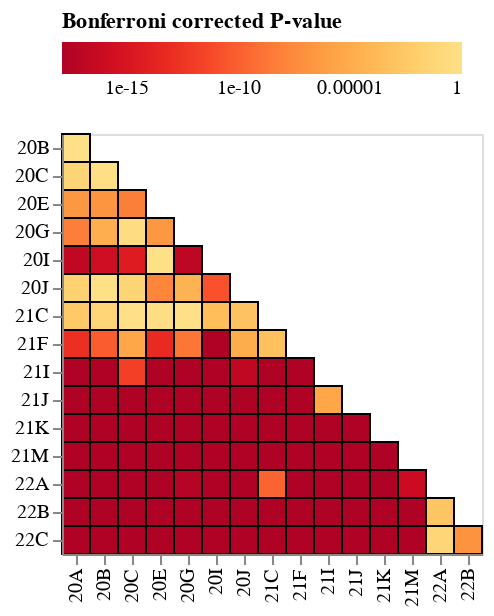

Write notebook code for a chart like this one.
### Markdown cell above
Plot the Bonferroni corrected P-values.
Note since counts are very large, many comparisons will be highly significant:

### Code cell
p_chart = (
    alt.Chart(chi2_stats)
    .encode(
        x=alt.X("clade_1", title=None),
        y=alt.Y("clade_2", title=None),
        fill=alt.Fill(
            "bonferroni_p",
            title="Bonferroni corrected P-value",
            scale=alt.Scale(type="log", scheme="yelloworangered", reverse=True),
            legend=alt.Legend(orient="top"),
        ),
        tooltip=[
            "clade_1",
            "clade_2",
            alt.Tooltip("p", format=".2g"),
            alt.Tooltip("bonferroni_p", format=".2g"),
            alt.Tooltip("chi2", format=".2g"),
        ],
    )
    .mark_rect(stroke="black")
    .properties(width=alt.Step(14), height=alt.Step(14))
)

p_chart

### Figure 1 — Vega-Lite specification as saved in the notebook (floating-point values rounded to 4 significant figures)
{"config": {"view": {"continuousWidth": 400, "continuousHeight": 300}}, "data": {"name": "data-9f825f4e6fca92378f2f1146e069dbb5"}, "mark": {"type": "rect", "stroke": "black"}, "encoding": {"fill": {"field": "bonferroni_p", "legend": {"orient": "top"}, "scale": {"reverse": true, "scheme": "yelloworangered", "type": "log"}, "title": "Bonferroni corrected P-value", "type": "quantitative"}, "tooltip": [{"field": "clade_1", "type": "nominal"}, {"field": "clade_2", "type": "nominal"}, {"field": "p", "format": ".2g", "type": "quantitative"}, {"field": "bonferroni_p", "format": ".2g", "type": "quantitative"}, {"field": "chi2", "format": ".2g", "type": "quantitative"}], "x": {"field": "clade_1", "title": null, "type": "nominal"}, "y": {"field": "clade_2", "title": null, "type": "nominal"}}, "height": {"step": 14}, "width": {"step": 14}, "$schema": "https://vega.github.io/schema/vega-lite/v4.17.0.json", "datasets": {"data-9f825f4e6fca92378f2f1146e069dbb5": [{"clade_1": "20A", "clade_2": "20B", "p": 0.05969, "chi2": 19.08, "bonferroni_p": 1.0}, {"clade_1": "20A", "clade_2": "20C", "p": 0.0004425, "chi2": 33.46, "bonferroni_p": 0.0531}, {"clade_1": "20A", "clade_2": "20E", "p": 2.373e-09, "chi2": 63.17, "bonferroni_p": 2.847e-07}, {"clade_1": "20A", "clade_2": "20G", "p": 4.114e-11, "chi2": 72.48, "bonferroni_p": 4.936e-09}, {"clade_1": "20A", "clade_2": "20I", "p": 1.498e-19, "chi2": 115.4, "bonferroni_p": 1.797e-17}, {"clade_1": "20A", "clade_2": "20J", "p": 0.0001802, "chi2": 35.84, "bonferroni_p": 0.02162}, {"clade_1": "20A", "clade_2": "21C", "p": 2.545e-05, "chi2": 40.86, "bonferroni_p": 0.003054}, {"clade_1": "20A", "clade_2": "21F", "p": 9.72e-16, "chi2": 96.28, "bonferroni_p": 1.166e-13}, {"clade_1": "20A", "clade_2": "21I", "p": 1e-20, "chi2": 140.9, "bonferroni_p": 1.2e-18}, {"clade_1": "20A", "clade_2": "21J", "p": 1e-20, "chi2": 208.3, "bonferroni_p": 1.2e-18}, {"clade_1": "20A", "clade_2": "21K", "p": 1e-20, "chi2": 1294.0, "bonferroni_p": 1.2e-18}, {"clade_1": "20A", "clade_2": "21M", "p": 1e-20, "chi2": 873.1, "bonferroni_p": 1.2e-18}, {"clade_1": "20A", "clade_2": "22A", "p": 1e-20, "chi2": 233.0, "bonferroni_p": 1.2e-18}, {"clade_1": "20A", "clade_2": "22B", "p": 1e-20, "chi2": 557.4, "bonferroni_p": 1.2e-18}, {"clade_1": "20A", "clade_2": "22C", "p": 1e-20, "chi2": 435.3, "bonferroni_p": 1.2e-18}, {"clade_1": "20B", "clade_2": "20C", "p": 0.006052, "chi2": 26.2, "bonferroni_p": 0.7262}, {"clade_1": "20B", "clade_2": "20E", "p": 1.106e-09, "chi2": 64.94, "bonferroni_p": 1.327e-07}, {"clade_1": "20B", "clade_2": "20G", "p": 1.142e-07, "chi2": 54.08, "bonferroni_p": 1.37e-05}, {"clade_1": "20B", "clade_2": "20I", "p": 1.337e-18, "chi2": 110.7, "bonferroni_p": 1.604e-16}, {"clade_1": "20B", "clade_2": "20J", "p": 0.1094, "chi2": 16.95, "bonferroni_p": 1.0}, {"clade_1": "20B", "clade_2": "21C", "p": 0.0005205, "chi2": 33.03, "bonferroni_p": 0.06246}, {"clade_1": "20B", "clade_2": "21F", "p": 5.17e-13, "chi2": 82.35, "bonferroni_p": 6.204e-11}, {"clade_1": "20B", "clade_2": "21I", "p": 1e-20, "chi2": 141.6, "bonferroni_p": 1.2e-18}, {"clade_1": "20B", "clade_2": "21J", "p": 1e-20, "chi2": 234.7, "bonferroni_p": 1.2e-18}, {"clade_1": "20B", "clade_2": "21K", "p": 1e-20, "chi2": 1289.0, "bonferroni_p": 1.2e-18}, {"clade_1": "20B", "clade_2": "21M", "p": 1e-20, "chi2": 899.0, "bonferroni_p": 1.2e-18}, {"clade_1": "20B", "clade_2": "22A", "p": 1e-20, "chi2": 230.8, "bonferroni_p": 1.2e-18}, {"clade_1": "20B", "clade_2": "22B", "p": 1e-20, "chi2": 555.7, "bonferroni_p": 1.2e-18}, {"clade_1": "20B", "clade_2": "22C", "p": 1e-20, "chi2": 430.4, "bonferroni_p": 1.2e-18}, {"clade_1": "20C", "clade_2": "20E", "p": 4.976e-11, "chi2": 72.05, "bonferroni_p": 5.971e-09}, {"clade_1": "20C", "clade_2": "20G", "p": 0.003792, "chi2": 27.55, "bonferroni_p": 0.4551}, {"clade_1": "20C", "clade_2": "20I", "p": 3.666e-17, "chi2": 103.5, "bonferroni_p": 4.399e-15}, {"clade_1": "20C", "clade_2": "20J", "p": 0.0003663, "chi2": 33.97, "bonferroni_p": 0.04395}, {"clade_1": "20C", "clade_2": "21C", "p": 0.01954, "chi2": 22.69, "bonferroni_p": 1.0}, {"clade_1": "20C", "clade_2": "21F", "p": 3.17e-08, "chi2": 57.11, "bonferroni_p": 3.805e-06}, {"clade_1": "20C", "clade_2": "21I", "p": 1.061e-14, "chi2": 91.0, "bonferroni_p": 1.273e-12}, {"clade_1": "20C", "clade_2": "21J", "p": 1e-20, "chi2": 148.9, "bonferroni_p": 1.2e-18}, {"clade_1": "20C", "clade_2": "21K", "p": 1e-20, "chi2": 663.2, "bonferroni_p": 1.2e-18}, {"clade_1": "20C", "clade_2": "21M", "p": 1e-20, "chi2": 476.0, "bonferroni_p": 1.2e-18}, {"clade_1": "20C", "clade_2": "22A", "p": 1e-20, "chi2": 124.1, "bonferroni_p": 1.2e-18}, {"clade_1": "20C", "clade_2": "22B", "p": 1e-20, "chi2": 250.3, "bonferroni_p": 1.2e-18}, {"clade_1": "20C", "clade_2": "22C", "p": 1e-20, "chi2": 226.3, "bonferroni_p": 1.2e-18}, {"clade_1": "20E", "clade_2": "20G", "p": 2.123e-09, "chi2": 63.43, "bonferroni_p": 2.547e-07}, {"clade_1": "20E", "clade_2": "20I", "p": 0.3215, "chi2": 12.58, "bonferroni_p": 1.0}, {"clade_1": "20E", "clade_2": "20J", "p": 1.445e-10, "chi2": 69.62, "bonferroni_p": 1.734e-08}, {"clade_1": "20E", "clade_2": "21C", "p": 0.004656, "chi2": 26.96, "bonferroni_p": 0.5587}, {"clade_1": "20E", "clade_2": "21F", "p": 4.694e-16, "chi2": 97.88, "bonferroni_p": 5.633e-14}, {"clade_1": "20E", "clade_2": "21I", "p": 1e-20, "chi2": 198.6, "bonferroni_p": 1.2e-18}, {"clade_1": "20E", "clade_2": "21J", "p": 1e-20, "chi2": 246.6, "bonferroni_p": 1.2e-18}, {"clade_1": "20E", "clade_2": "21K", "p": 1e-20, "chi2": 625.1, "bonferroni_p": 1.2e-18}, {"clade_1": "20E", "clade_2": "21M", "p": 1e-20, "chi2": 375.4, "bonferroni_p": 1.2e-18}, {"clade_1": "20E", "clade_2": "22A", "p": 1e-20, "chi2": 154.3, "bonferroni_p": 1.2e-18}, {"clade_1": "20E", "clade_2": "22B", "p": 1e-20, "chi2": 355.7, "bonferroni_p": 1.2e-18}, {"clade_1": "20E", "clade_2": "22C", "p": 1e-20, "chi2": 266.2, "bonferroni_p": 1.2e-18}, {"clade_1": "20G", "clade_2": "20I", "p": 1.032e-19, "chi2": 116.2, "bonferroni_p": 1.238e-17}, {"clade_1": "20G", "clade_2": "20J", "p": 3.162e-07, "chi2": 51.64, "bonferroni_p": 3.794e-05}, {"clade_1": "20G", "clade_2": "21C", "p": 0.9404, "chi2": 4.802, "bonferroni_p": 1.0}, {"clade_1": "20G", "clade_2": "21F", "p": 1.469e-11, "chi2": 74.82, "bonferroni_p": 1.763e-09}, {"clade_1": "20G", "clade_2": "21I", "p": 1e-20, "chi2": 240.6, "bonferroni_p": 1.2e-18}, {"clade_1": "20G", "clade_2": "21J", "p": 1e-20, "chi2": 369.2, "bonferroni_p": 1.2e-18}, {"clade_1": "20G", "clade_2": "21K", "p": 1e-20, "chi2": 857.1, "bonferroni_p": 1.2e-18}, {"clade_1": "20G", "clade_2": "21M", "p": 1e-20, "chi2": 577.2, "bonferroni_p": 1.2e-18}, {"clade_1": "20G", "clade_2": "22A", "p": 2.533e-20, "chi2": 119.3, "bonferroni_p": 3.039e-18}, {"clade_1": "20G", "clade_2": "22B", "p": 1e-20, "chi2": 331.2, "bonferroni_p": 1.2e-18}, {"clade_1": "20G", "clade_2": "22C", "p": 1e-20, "chi2": 261.1, "bonferroni_p": 1.2e-18}, {"clade_1": "20I", "clade_2": "20J", "p": 1.224e-13, "chi2": 85.57, "bonferroni_p": 1.469e-11}, {"clade_1": "20I", "clade_2": "21C", "p": 3.161e-06, "chi2": 46.06, "bonferroni_p": 0.0003793}, {"clade_1": "20I", "clade_2": "21F", "p": 1e-20, "chi2": 141.9, "bonferroni_p": 1.2e-18}, {"clade_1": "20I", "clade_2": "21I", "p": 1e-20, "chi2": 413.1, "bonferroni_p": 1.2e-18}, {"clade_1": "20I", "clade_2": "21J", "p": 1e-20, "chi2": 1025.0, "bonferroni_p": 1.2e-18}, {"clade_1": "20I", "clade_2": "21K", "p": 1e-20, "chi2": 2738.0, "bonferroni_p": 1.2e-18}, {"clade_1": "20I", "clade_2": "21M", "p": 1e-20, "chi2": 1469.0, "bonferroni_p": 1.2e-18}, {"clade_1": "20I", "clade_2": "22A", "p": 1e-20, "chi2": 259.8, "bonferroni_p": 1.2e-18}, {"clade_1": "20I", "clade_2": "22B", "p": 1e-20, "chi2": 1145.0, "bonferroni_p": 1.2e-18}, {"clade_1": "20I", "clade_2": "22C", "p": 1e-20, "chi2": 576.9, "bonferroni_p": 1.2e-18}, {"clade_1": "20J", "clade_2": "21C", "p": 7.569e-06, "chi2": 43.9, "bonferroni_p": 0.0009082}, {"clade_1": "20J", "clade_2": "21F", "p": 9.197e-08, "chi2": 54.59, "bonferroni_p": 1.104e-05}, {"clade_1": "20J", "clade_2": "21I", "p": 1.411e-19, "chi2": 115.6, "bonferroni_p": 1.693e-17}, {"clade_1": "20J", "clade_2": "21J", "p": 1e-20, "chi2": 145.5, "bonferroni_p": 1.2e-18}, {"clade_1": "20J", "clade_2": "21K", "p": 1e-20, "chi2": 639.1, "bonferroni_p": 1.2e-18}, {"clade_1": "20J", "clade_2": "21M", "p": 1e-20, "chi2": 492.1, "bonferroni_p": 1.2e-18}, {"clade_1": "20J", "clade_2": "22A", "p": 1e-20, "chi2": 198.1, "bonferroni_p": 1.2e-18}, {"clade_1": "20J", "clade_2": "22B", "p": 1e-20, "chi2": 319.6, "bonferroni_p": 1.2e-18}, {"clade_1": "20J", "clade_2": "22C", "p": 1e-20, "chi2": 313.7, "bonferroni_p": 1.2e-18}, {"clade_1": "21C", "clade_2": "21F", "p": 4.957e-06, "chi2": 44.95, "bonferroni_p": 0.0005949}, {"clade_1": "21C", "clade_2": "21I", "p": 1e-20, "chi2": 128.0, "bonferroni_p": 1.2e-18}, {"clade_1": "21C", "clade_2": "21J", "p": 1e-20, "chi2": 164.7, "bonferroni_p": 1.2e-18}, {"clade_1": "21C", "clade_2": "21K", "p": 1e-20, "chi2": 388.8, "bonferroni_p": 1.2e-18}, {"clade_1": "21C", "clade_2": "21M", "p": 1e-20, "chi2": 259.2, "bonferroni_p": 1.2e-18}, {"clade_1": "21C", "clade_2": "22A", "p": 1.222e-12, "chi2": 80.42, "bonferroni_p": 1.466e-10}, {"clade_1": "21C", "clade_2": "22B", "p": 1e-20, "chi2": 162.0, "bonferroni_p": 1.2e-18}, {"clade_1": "21C", "clade_2": "22C", "p": 1e-20, "chi2": 150.6, "bonferroni_p": 1.2e-18}, {"clade_1": "21F", "clade_2": "21I", "p": 1e-20, "chi2": 160.2, "bonferroni_p": 1.2e-18}, {"clade_1": "21F", "clade_2": "21J", "p": 1e-20, "chi2": 219.8, "bonferroni_p": 1.2e-18}, {"clade_1": "21F", "clade_2": "21K", "p": 1e-20, "chi2": 373.4, "bonferroni_p": 1.2e-18}, {"clade_1": "21F", "clade_2": "21M", "p": 1e-20, "chi2": 313.9, "bonferroni_p": 1.2e-18}, {"clade_1": "21F", "clade_2": "22A", "p": 1e-20, "chi2": 137.7, "bonferroni_p": 1.2e-18}, {"clade_1": "21F", "clade_2": "22B", "p": 1e-20, "chi2": 193.1, "bonferroni_p": 1.2e-18}, {"clade_1": "21F", "clade_2": "22C", "p": 1e-20, "chi2": 207.8, "bonferroni_p": 1.2e-18}, {"clade_1": "21I", "clade_2": "21J", "p": 2.685e-08, "chi2": 57.5, "bonferroni_p": 3.223e-06}, {"clade_1": "21I", "clade_2": "21K", "p": 1e-20, "chi2": 1538.0, "bonferroni_p": 1.2e-18}, {"clade_1": "21I", "clade_2": "21M", "p": 1e-20, "chi2": 1098.0, "bonferroni_p": 1.2e-18}, {"clade_1": "21I", "clade_2": "22A", "p": 1e-20, "chi2": 294.9, "bonferroni_p": 1.2e-18}, {"clade_1": "21I", "clade_2": "22B", "p": 1e-20, "chi2": 696.7, "bonferroni_p": 1.2e-18}, {"clade_1": "21I", "clade_2": "22C", "p": 1e-20, "chi2": 451.1, "bonferroni_p": 1.2e-18}, {"clade_1": "21J", "clade_2": "21K", "p": 1e-20, "chi2": 4530.0, "bonferroni_p": 1.2e-18}, {"clade_1": "21J", "clade_2": "21M", "p": 1e-20, "chi2": 2494.0, "bonferroni_p": 1.2e-18}, {"clade_1": "21J", "clade_2": "22A", "p": 1e-20, "chi2": 381.0, "bonferroni_p": 1.2e-18}, {"clade_1": "21J", "clade_2": "22B", "p": 1e-20, "chi2": 1535.0, "bonferroni_p": 1.2e-18}, {"clade_1": "21J", "clade_2": "22C", "p": 1e-20, "chi2": 658.1, "bonferroni_p": 1.2e-18}, {"clade_1": "21K", "clade_2": "21M", "p": 1e-20, "chi2": 338.2, "bonferroni_p": 1.2e-18}, {"clade_1": "21K", "clade_2": "22A", "p": 1e-20, "chi2": 186.5, "bonferroni_p": 1.2e-18}, {"clade_1": "21K", "clade_2": "22B", "p": 1e-20, "chi2": 402.5, "bonferroni_p": 1.2e-18}, {"clade_1": "21K", "clade_2": "22C", "p": 1e-20, "chi2": 210.3, "bonferroni_p": 1.2e-18}, {"clade_1": "21M", "clade_2": "22A", "p": 5.776e-19, "chi2": 112.5, "bonferroni_p": 6.931e-17}, {"clade_1": "21M", "clade_2": "22B", "p": 1e-20, "chi2": 293.8, "bonferroni_p": 1.2e-18}, {"clade_1": "21M", "clade_2": "22C", "p": 1e-20, "chi2": 121.7, "bonferroni_p": 1.2e-18}, {"clade_1": "22A", "clade_2": "22B", "p": 1.436e-05, "chi2": 42.3, "bonferroni_p": 0.001724}, {"clade_1": "22A", "clade_2": "22C", "p": 0.0005741, "chi2": 32.77, "bonferroni_p": 0.06889}, {"clade_1": "22B", "clade_2": "22C", "p": 9.672e-10, "chi2": 65.25, "bonferroni_p": 1.161e-07}]}}
